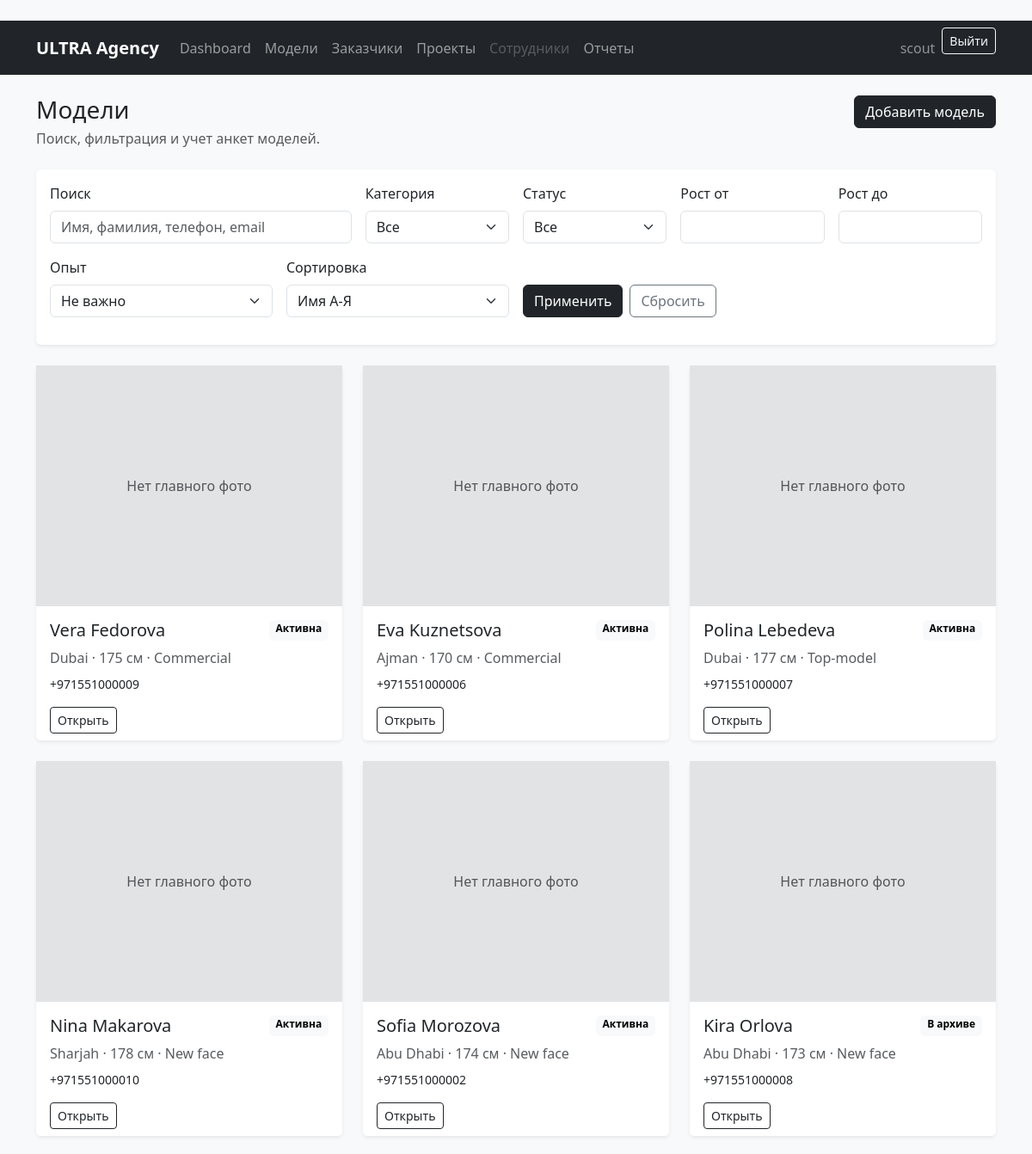
The page /models/ (signed in, upper part) on the database as committed earlier.
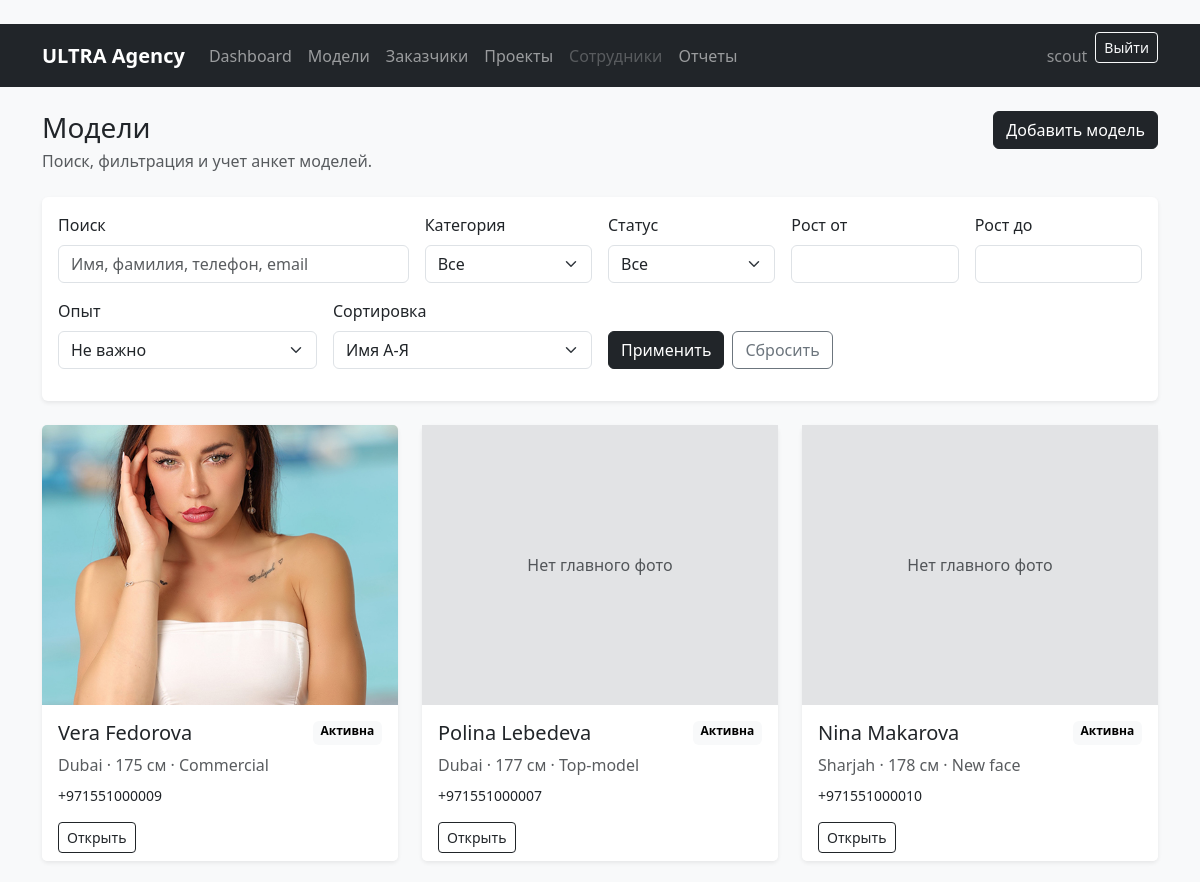
The same page on the database as committed later.
### models_app/models.py (models this page shows)
class ModelCard(models.Model):
    class Category(models.TextChoices):
        TOP = 'top', 'Top-model'
        NEW_FACE = 'new_face', 'New face'
        COMMERCIAL = 'commercial', 'Commercial'
    class Status(models.TextChoices):
        ACTIVE = 'active', 'Активна'
        ARCHIVED = 'archived', 'В архиве'
        ON_CONTRACT = 'on_contract', 'На контракте'
    first_name = models.CharField('Имя', max_length=100)
    last_name = models.CharField('Фамилия', max_length=100)
    birth_date = models.DateField('Дата рождения', null=True, blank=True)
    phone = models.CharField('Телефон', max_length=30)
    email = models.EmailField('Email', blank=True)
    city = models.CharField('Город', max_length=100)
    height = models.PositiveSmallIntegerField('Рост, см')
    bust = models.PositiveSmallIntegerField('Объем груди, см')
    waist = models.PositiveSmallIntegerField('Талия, см')
    hips = models.PositiveSmallIntegerField('Бедра, см')
    shoe_size = models.DecimalField(
        'Размер обуви',
        max_digits=4,
        decimal_places=1,
        null=True,
        blank=True,
    )
    hair_color = models.CharField('Цвет волос', max_length=50, blank=True)
    eye_color = models.CharField('Цвет глаз', max_length=50, blank=True)
    experience = models.TextField('Опыт работы / описание', blank=True)
    category = models.CharField(
        'Категория',
        max_length=20,
        choices=Category.choices,
        default=Category.NEW_FACE,
    )
    status = models.CharField(
        'Статус',
        max_length=20,
        choices=Status.choices,
        default=Status.ACTIVE,
    )
    created_at = models.DateTimeField('Дата добавления', auto_now_add=True)
    updated_at = models.DateTimeField('Дата обновления', auto_now=True)
    added_by = models.ForeignKey(
        settings.AUTH_USER_MODEL,
        on_delete=models.SET_NULL,
        null=True,
        blank=True,
        related_name='added_model_cards',
        verbose_name='Кем добавлена анкета',
    )
    main_photo = models.ImageField(
        'Главное фото',
        upload_to='models/main/',
        null=True,
        blank=True,
    )
    class Meta:
        verbose_name = 'Анкета модели'
        verbose_name_plural = 'Анкеты моделей'
        ordering = ['last_name', 'first_name']
    def __str__(self):
        return f'{self.first_name} {self.last_name}'

### models_app/views.py (the view, shortened to what this page needs)
# urls.py: path('', ModelCardListView.as_view(), name='model_list'),
class ModelCardListView(RoleRequiredMixin, ListView):
    model = ModelCard
    template_name = 'models_app/model_list.html'
    context_object_name = 'models'
    paginate_by = 12
    allowed_roles = MODEL_VIEW_ROLES
    def get_queryset(self):
        queryset = ModelCard.objects.select_related('added_by')
        query = self.request.GET.get('q', '').strip()
        category = self.request.GET.get('category', '').strip()
        status = self.request.GET.get('status', '').strip()
        height_min = self.request.GET.get('height_min', '').strip()
        height_max = self.request.GET.get('height_max', '').strip()
        has_experience = self.request.GET.get('has_experience', '').strip()
        sort = self.request.GET.get('sort', 'name').strip()
        if category:
            queryset = queryset.filter(category=category)
        if status:
            queryset = queryset.filter(status=status)
        if height_min.isdigit():
            queryset = queryset.filter(height__gte=int(height_min))
        if height_max.isdigit():
            queryset = queryset.filter(height__lte=int(height_max))
        if has_experience == 'yes':
            queryset = queryset.exclude(experience='')
        elif has_experience == 'no':
            queryset = queryset.filter(experience='')
        ordering = {
            'name': ['last_name', 'first_name'],
            '-name': ['-last_name', '-first_name'],
            'created': ['created_at'],
            '-created': ['-created_at'],
        }.get(sort, ['last_name', 'first_name'])
        return queryset.order_by(*ordering)
    def get_context_data(self, **kwargs):
        context = super().get_context_data(**kwargs)
        context['category_choices'] = ModelCard.Category.choices
        context['status_choices'] = ModelCard.Status.choices
        context['current_filters'] = self.request.GET.copy()
        context['can_create_model'] = user_has_any_role(self.request.user, MODEL_CREATE_ROLES)
        return context

### core/mixins.py (called while the page is built)
    def test_func(self):
        return user_has_any_role(self.request.user, self.allowed_roles)

### core/permissions.py (called while the page is built)
def get_user_role(user):
    if not user.is_authenticated or not user.is_active:
        return None
    if user.is_superuser:
        return ROLE_ADMIN
    try:
        profile = user.employee_profile
    except EmployeeProfile.DoesNotExist:
        return None
    if not profile.is_active:
        return None
    return profile.role

def user_has_any_role(user, roles):
    role = get_user_role(user)
    return role in roles

### templates/models_app/model_list.html (shortened to what the changed rows need)
﻿{% extends 'base.html' %}
{% block content %}
<div class="d-flex flex-column flex-md-row justify-content-between gap-3 mb-4">
    <div>
        <h1 class="h3 mb-1">Модели</h1>
    </div>
</div>
{% if models %}
    <div class="row g-4">
        {% for model_card in models %}
            <div class="col-md-6 col-xl-4">
                <div class="card border-0 shadow-sm h-100">
                    {% if model_card.main_photo %}
                        <img src="{{ model_card.main_photo.url }}" class="card-img-top object-fit-cover" style="height: 280px;" alt="{{ model_card }}">
                    {% else %}
                        <div class="bg-secondary-subtle d-flex align-items-center justify-content-center text-muted" style="height: 280px;">
                            Нет главного фото
                        </div>
                    {% endif %}
                    <div class="card-body">
                        <div class="d-flex justify-content-between gap-2 mb-2">
                            <h2 class="h5 mb-0">{{ model_card }}</h2>
                            <span class="badge text-bg-light">{{ model_card.get_status_display }}</span>
                        </div>
                        <p class="text-muted mb-2">{{ model_card.city }} · {{ model_card.height }} см · {{ model_card.get_category_display }}</p>
                        <p class="small mb-0">{{ model_card.phone }}</p>
                    </div>
                    <div class="card-footer bg-white border-0 pt-0">
                        <a class="btn btn-outline-dark btn-sm" href="{% url 'models_app:model_detail' model_card.pk %}">Открыть</a>
                    </div>
                </div>
            </div>
        {% endfor %}
    </div>
{% endif %}
{% endblock %}

Rows that differ between the two databases and show on the page:
removed ModelCard: main_photo "Нет главного фото", first_name+last_name "Eva Kuznetsova", status "Активна", city "Ajman", height "170", category "Commercial", phone "+971551000006"
no longer on this page (row edited): ModelCard: main_photo "Нет главного фото", first_name+last_name "Sofia Morozova", status "Активна", city "Abu Dhabi", height "174", category "New face", phone "+971551000002"
no longer on this page (row edited): ModelCard: main_photo "Нет главного фото", first_name+last_name "Kira Orlova", status "В архиве", city "Abu Dhabi", height "173", category "New face", phone "+971551000008"
changed ModelCard "Vera Fedorova": main_photo: picture added; no longer shows "Нет главного фото"
